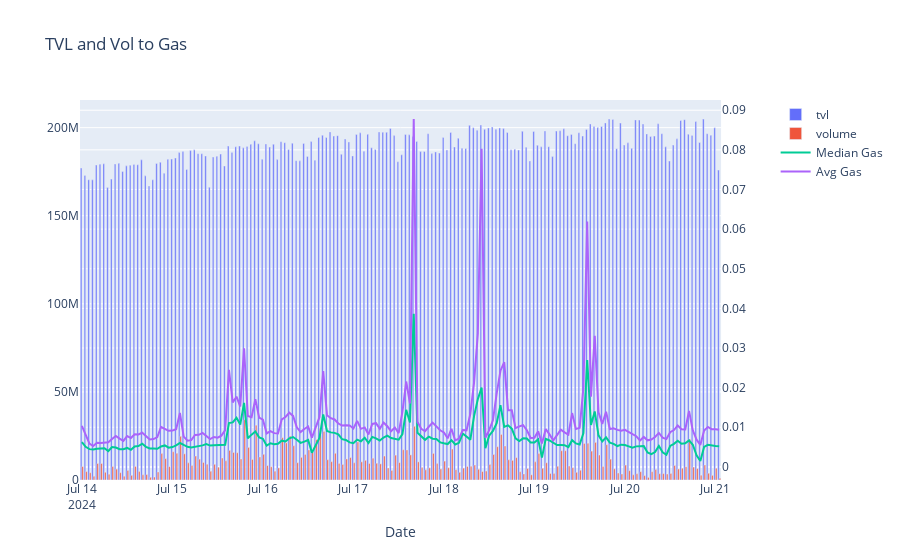

Notebook code for this chart:
### Code cell
aggregated_arb_hour_fig = make_subplots(specs=[[{"secondary_y": True}]])
    
aggregated_arb_hour_fig.add_trace(
    go.Bar(
        x=aggregated_arb_hour['day'],
        y=aggregated_arb_hour['arbitrum_tvl_usd'],
        name='tvl'
    ),
    secondary_y=False
)
aggregated_arb_hour_fig.add_trace(
    go.Bar(
        x=aggregated_arb_hour['day'],
        y=aggregated_arb_hour['arbitrum_volume_usd'],
        name='volume'
    ),
    secondary_y=False
)


aggregated_arb_hour_fig.add_trace(
    go.Scatter(
        x=aggregated_arb_hour['day'],
        y=aggregated_arb_hour['arbitrum_median_gas_usd'],
        name='Median Gas',
        mode='lines'
    ),
    secondary_y=True
)

aggregated_arb_hour_fig.add_trace(
    go.Scatter(
        x=aggregated_arb_hour['day'],
        y=aggregated_arb_hour['arbitrum_gas_usd_per_tx'],
        name='Avg Gas',
        mode='lines'
    ),
    secondary_y=True
)

aggregated_arb_hour_fig.update_layout(
    title='TVL and Vol to Gas',
    barmode='group'  # Set the bar mode to either 'group' for side-by-side or 'stack' for stacked
)

aggregated_arb_hour_fig.update_xaxes(title_text="Date")

aggregated_arb_hour_fig.show()

### Figure 1 — Plotly figure (JSON) as saved in the notebook; plotly's stock layout.template omitted (floating-point values rounded to 4 significant figures; data arrays with more than 128 entries replaced by an {"elided": "..."} marker saying what was removed)
{"data": [{"name": "tvl", "type": "bar", "x": {"elided": "170 str values"}, "xaxis": "x", "y": {"elided": "170 float values"}, "yaxis": "y"}, {"name": "volume", "type": "bar", "x": {"elided": "170 str values"}, "xaxis": "x", "y": {"elided": "170 float values"}, "yaxis": "y"}, {"mode": "lines", "name": "Median Gas", "type": "scatter", "x": {"elided": "170 str values"}, "xaxis": "x", "y": {"elided": "170 float values"}, "yaxis": "y2"}, {"mode": "lines", "name": "Avg Gas", "type": "scatter", "x": {"elided": "170 str values"}, "xaxis": "x", "y": {"elided": "170 float values"}, "yaxis": "y2"}], "layout": {"barmode": "group", "title": {"text": "TVL and Vol to Gas"}, "xaxis": {"anchor": "y", "domain": [0, 0.94], "title": {"text": "Date"}}, "yaxis": {"anchor": "x", "domain": [0, 1]}, "yaxis2": {"anchor": "x", "overlaying": "y", "side": "right"}}}
